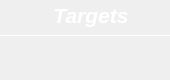
                    <widget class="QFrame" name="Target_QF">
                     <property name="minimumSize">
                      <size>
                       <width>170</width>
                       <height>80</height>
                      </size>
                     </property>
                     <property name="maximumSize">
                      <size>
                       <width>170</width>
                       <height>80</height>
                      </size>
                     </property>
                     <property name="toolTipDuration">
                      <number>0</number>
                     </property>
                     <property name="styleSheet">
                      <string notr="true">QFrame#Target_QF{
color: rgb(255, 255, 255);
border-radius: 15px;
background-color: rgb(252, 227, 138);
}
</string>
                     </property>
                     <!-- <property name="frameShape">
                      <enum>QFrame::StyledPanel</enum>
                     </property> -->
                     <property name="frameShadow">
                      <enum>QFrame::Raised</enum>
                     </property>
                     <layout class="QVBoxLayout" name="verticalLayout_9" stretch="0,2,1">
                      <property name="spacing">
                       <number>0</number>
                      </property>
                      <property name="leftMargin">
                       <number>0</number>
                      </property>
                      <property name="topMargin">
                       <number>0</number>
                      </property>
                      <property name="rightMargin">
                       <number>0</number>
                      </property>
                      <property name="bottomMargin">
                       <number>0</number>
                      </property>
                      <item>
                       <widget class="QFrame" name="Target_top">
                        <property name="styleSheet">
                         <string notr="true">border:none</string>
                        </property>
                        <!-- <property name="frameShape">
                         <enum>QFrame::StyledPanel</enum>
                        </property> -->
                        <property name="frameShadow">
                         <enum>QFrame::Raised</enum>
                        </property>
                        <layout class="QHBoxLayout" name="horizontalLayout_7">
                         <property name="spacing">
                          <number>0</number>
                         </property>
                         <property name="leftMargin">
                          <number>0</number>
                         </property>
                         <property name="topMargin">
                          <number>3</number>
                         </property>
                         <property name="rightMargin">
                          <number>0</number>
                         </property>
                         <property name="bottomMargin">
                          <number>3</number>
                         </property>
                         <item>
                          <widget class="QLabel" name="label_6">
                           <property name="maximumSize">
                            <size>
                             <width>16777215</width>
                             <height>30</height>
                            </size>
                           </property>
                           <property name="font">
                            <font>
                             <family>Segoe UI</family>
                             <pointsize>16</pointsize>
                             <italic>true</italic>
                             <bold>true</bold>
                            </font>
                           </property>
                           <property name="styleSheet">
                            <string notr="true">color: rgb(255, 255, 255);
padding-left:12px;
padding-bottom:4px;
font: 600 14pt &quot;Segoe UI&quot;;</string>
                           </property>
                           <property name="text">
                           <string>Targets</string>
                           </property>
                           <property name="alignment">
                            <set>Qt::AlignCenter</set>
                           </property>
                           <property name="indent">
                            <number>0</number>
                           </property>
                          </widget>
                         </item>
                        </layout>
                       </widget>
                      </item>
                      <item>
                       <widget class="Line" name="line_3">
                        <property name="maximumSize">
                         <size>
                          <width>16777215</width>
                          <height>1</height>
                         </size>
                        </property>
                        <property name="styleSheet">
                         <string notr="true">background-color: rgb(255, 255, 255);</string>
                        </property>
                        <property name="orientation">
                         <enum>Qt::Horizontal</enum>
                        </property>
                       </widget>
                      </item>
                      <item>
                       <widget class="QFrame" name="Target_bottom">
                        <property name="styleSheet">
                         <string notr="true">border:none</string>
                        </property>
                        <!-- <property name="frameShape">
                         <enum>QFrame::StyledPanel</enum>
                        </property> -->
                        <property name="frameShadow">
                         <enum>QFrame::Raised</enum>
                        </property>
                        <layout class="QVBoxLayout" name="verticalLayout_10">
                         <property name="spacing">
                          <number>0</number>
                         </property>
                         <property name="leftMargin">
                          <number>0</number>
                         </property>
                         <property name="topMargin">
                          <number>6</number>
                         </property>
                         <property name="rightMargin">
                          <number>0</number>
                         </property>
                         <property name="bottomMargin">
                          <number>6</number>
                         </property>
                         <item alignment="Qt::AlignTop">
                          <widget class="QLabel" name="Target_num">
                           <property name="minimumSize">
                            <size>
                             <width>0</width>
                             <height>30</height>
                            </size>
                           </property>
                           <property name="maximumSize">
                            <size>
                             <width>16777215</width>
                             <height>30</height>
                            </size>
                           </property>
                           <property name="font">
                            <font>
                             <family>Segoe UI</family>
                             <pointsize>17</pointsize>
                             <italic>false</italic>
                             <bold>false</bold>
                             <underline>false</underline>
                            </font>
                           </property>
                           <property name="styleSheet">
                            <string notr="true">color: rgb(255, 255, 255);
font: 600 14pt &quot;Segoe UI&quot;;</string>
                           </property>
                           <property name="text">
                            <string/>
                           </property>
                           <property name="alignment">
                            <set>Qt::AlignCenter</set>
                           </property>
                          </widget>
                         </item>
                        </layout>
                       </widget>
                      </item>
                     </layout>
                    </widget>
